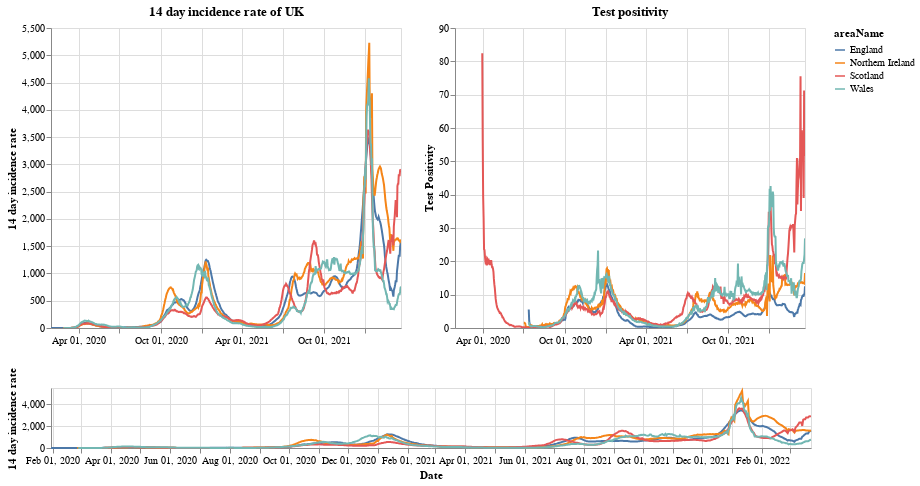

Notebook code for this chart:
### Markdown cell above
# Plots

First a plot with each country in the UK. The top right shows the positivity rate for (which is the percentage of registered tests which were positive) while the top left is the 14 day incidence rate. The bottom chart can be used to select the timeframe (does not work on a mobile device).

### Code cell
#collapse
brush = alt.selection(type='interval', name='DateBrush',encodings=['x'],fields=['Time'])
leg_selection = alt.selection_multi(fields=['areaName'], bind='legend')

base = alt.Chart(uk_cases).mark_line().encode(
    x=alt.X("yearmonthdate(date):T", axis=alt.Axis(title='Date')),
    y=alt.Y("twoWeeklyCasesRate:Q", axis=alt.Axis(title='14 day incidence rate')),
    tooltip=['areaName', 'date','twoWeeklyCasesRate', 'testPositivity'],
    color='areaName',
    opacity=alt.condition(leg_selection, alt.value(2), alt.value(0.1))
).add_selection(leg_selection).properties(width=350)

upper = base.encode(alt.X('yearmonthdate(date):T', axis=alt.Axis(title=''),
                         scale=alt.Scale(domain=brush))
                   ).properties(title=f'14 day incidence rate of UK')
upper_right = upper.encode(alt.Y('testPositivity:Q', axis=alt.Axis(title='Test Positivity'))).properties(title='Test positivity')
lower = base.properties(height=60, width = 760).add_selection(brush)

(upper | upper_right) & lower

### Figure 1 — Vega-Lite specification as saved in the notebook (floating-point values rounded to 4 significant figures; data arrays with more than 128 entries replaced by an {"elided": "..."} marker saying what was removed)
{"config": {"view": {"continuousWidth": 400, "continuousHeight": 300}}, "vconcat": [{"hconcat": [{"mark": "line", "encoding": {"color": {"type": "nominal", "field": "areaName"}, "opacity": {"condition": {"value": 2, "selection": "selector001"}, "value": 0.1}, "tooltip": [{"type": "nominal", "field": "areaName"}, {"type": "temporal", "field": "date"}, {"type": "quantitative", "field": "twoWeeklyCasesRate"}, {"type": "quantitative", "field": "testPositivity"}], "x": {"type": "temporal", "axis": {"title": ""}, "field": "date", "scale": {"domain": {"selection": "DateBrush"}}, "timeUnit": "yearmonthdate"}, "y": {"type": "quantitative", "axis": {"title": "14 day incidence rate"}, "field": "twoWeeklyCasesRate"}}, "selection": {"selector001": {"type": "multi", "fields": ["areaName"], "bind": "legend"}}, "title": "14 day incidence rate of UK", "width": 350}, {"mark": "line", "encoding": {"color": {"type": "nominal", "field": "areaName"}, "opacity": {"condition": {"value": 2, "selection": "selector001"}, "value": 0.1}, "tooltip": [{"type": "nominal", "field": "areaName"}, {"type": "temporal", "field": "date"}, {"type": "quantitative", "field": "twoWeeklyCasesRate"}, {"type": "quantitative", "field": "testPositivity"}], "x": {"type": "temporal", "axis": {"title": ""}, "field": "date", "scale": {"domain": {"selection": "DateBrush"}}, "timeUnit": "yearmonthdate"}, "y": {"type": "quantitative", "axis": {"title": "Test Positivity"}, "field": "testPositivity"}}, "selection": {"selector001": {"type": "multi", "fields": ["areaName"], "bind": "legend"}}, "title": "Test positivity", "width": 350}]}, {"mark": "line", "encoding": {"color": {"type": "nominal", "field": "areaName"}, "opacity": {"condition": {"value": 2, "selection": "selector001"}, "value": 0.1}, "tooltip": [{"type": "nominal", "field": "areaName"}, {"type": "temporal", "field": "date"}, {"type": "quantitative", "field": "twoWeeklyCasesRate"}, {"type": "quantitative", "field": "testPositivity"}], "x": {"type": "temporal", "axis": {"title": "Date"}, "field": "date", "timeUnit": "yearmonthdate"}, "y": {"type": "quantitative", "axis": {"title": "14 day incidence rate"}, "field": "twoWeeklyCasesRate"}}, "height": 60, "selection": {"selector001": {"type": "multi", "fields": ["areaName"], "bind": "legend"}, "DateBrush": {"type": "interval", "encodings": ["x"], "fields": ["Time"]}}, "width": 760}], "data": {"name": "data-bda1bdd0597453ae1da4729124b59500"}, "$schema": "https://vega.github.io/schema/vega-lite/v4.8.1.json", "datasets": {"data-bda1bdd0597453ae1da4729124b59500": {"elided": "3052 records"}}}
